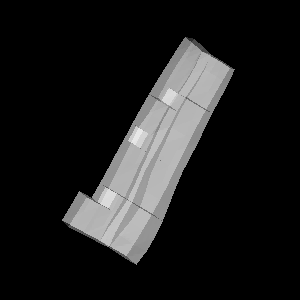

Recreate this plot in Python.
#!/usr/bin/env python

# Demonstrate vtkExplicitStructuredGridSurfaceFilter on an explicit
# structured grid converted from an unstructured grid file.

import os

# Factory overrides
import vtkmodules.vtkInteractionStyle  # noqa: F401
import vtkmodules.vtkRenderingFreeType  # noqa: F401
import vtkmodules.vtkRenderingOpenGL2  # noqa: F401

from vtkmodules.vtkFiltersGeometry import vtkExplicitStructuredGridSurfaceFilter
from vtkmodules.vtkFiltersCore import vtkUnstructuredGridToExplicitStructuredGrid
from vtkmodules.vtkIOXML import vtkXMLUnstructuredGridReader
from vtkmodules.vtkRenderingCore import (
    vtkActor,
    vtkDataSetMapper,
    vtkRenderWindow,
    vtkRenderWindowInteractor,
    vtkRenderer,
)

data_dir = os.environ.get("VPE_DATA_DIR", os.path.dirname(os.path.abspath(__file__)))

# Read unstructured grid
reader = vtkXMLUnstructuredGridReader()
reader.SetFileName(os.path.join(data_dir, "explicitStructuredGrid.vtu"))
reader.Update()

# Convert to explicit structured grid
esg_convertor = vtkUnstructuredGridToExplicitStructuredGrid()
esg_convertor.SetInputConnection(reader.GetOutputPort())
esg_convertor.SetWholeExtent(0, 5, 0, 13, 0, 3)
esg_convertor.SetInputArrayToProcess(0, 0, 0, 1, "BLOCK_I")
esg_convertor.SetInputArrayToProcess(1, 0, 0, 1, "BLOCK_J")
esg_convertor.SetInputArrayToProcess(2, 0, 0, 1, "BLOCK_K")
esg_convertor.Update()

# Surface filter
surf = vtkExplicitStructuredGridSurfaceFilter()
surf.SetInputConnection(esg_convertor.GetOutputPort())
surf.Update()

# Mapper
mapper = vtkDataSetMapper()
mapper.SetInputConnection(surf.GetOutputPort())

actor = vtkActor()
actor.SetMapper(mapper)
actor.GetProperty().SetOpacity(0.5)

# Renderer
renderer = vtkRenderer()
renderer.AddActor(actor)

# Window
render_window = vtkRenderWindow()
render_window.SetSize(300, 300)
render_window.AddRenderer(renderer)
render_window.SetWindowName("explicit structuredgrid surface filter")

# Interactor
interactor = vtkRenderWindowInteractor()
interactor.SetRenderWindow(render_window)

# Scene
renderer.ResetCamera()

interactor.Initialize()
interactor.Start()
